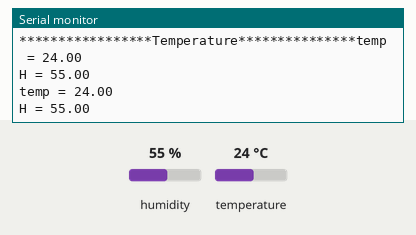
Recording of a sketch running on a simulated Arduino Uno, built with avr-gcc and run on an emulated ATmega328P. Shown: the last lines printed to the serial monitor. The inputs (shaded band) are chosen by the test bench; at power-on: humidity 55 %, temperature 24 °C.

Above: at 5.8 s.
5.9 s: humidity set to 22 %
At 10.4 s:
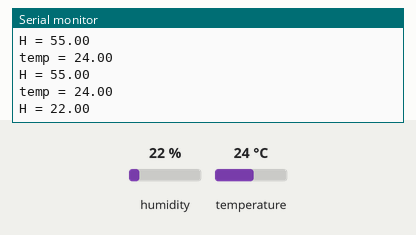
11.9 s: temperature set to 12 °C
At 16.3 s:
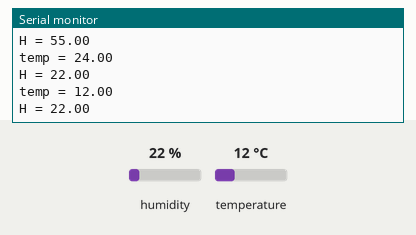
17.9 s: humidity set to 40 %
At 21.0 s:
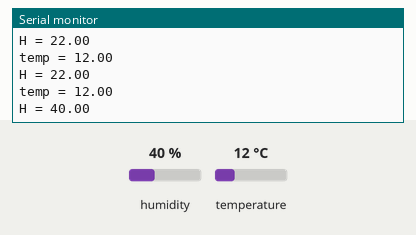
Timing chart, 0 to 22.5 s (numbered marks = the images above; inputs shaded):
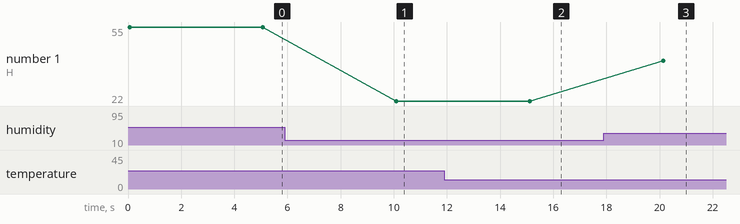

The sketch:

class10.ino
```cpp
#include<dht.h>
#define DHT11_PIN A0
dht DHT;

void setup()
{
  Serial.begin(9600);
  Serial.print("*****************Temperature***************");
}
void loop()
{
  int a=DHT.read11(DHT11_PIN);
   Serial.print("temp = ");
  Serial.println(DHT.temperature);
   Serial.print("H = ");
    Serial.println(DHT.humidity);
  delay(5000);
}
```

Measured:
- after the input at 5.9 s, the serial monitor: prints a new line after 4.2 s (image 1)
- after the input at 11.9 s, the serial monitor: prints a new line after 3.2 s (image 2)
- after the input at 17.9 s, the serial monitor: prints a new line after 2.2 s (image 3)
- plotted number 1: 55 → 22 after the input at 5.9 s, 22 → 40 after the input at 17.9 s
